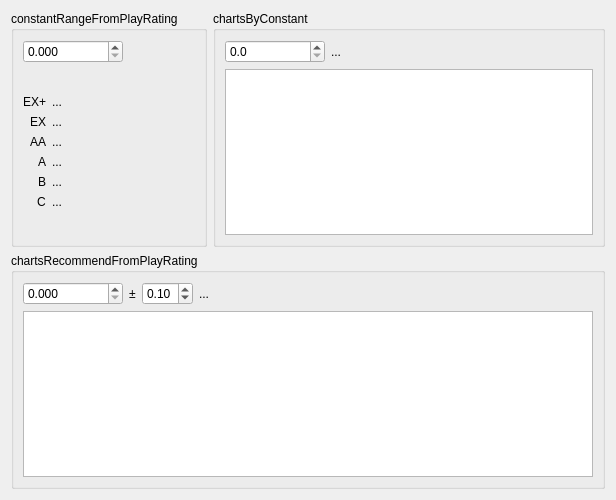
<?xml version="1.0" encoding="UTF-8"?>
<ui version="4.0">
 <class>TabTools_ChartRecommend</class>
 <widget class="QWidget" name="TabTools_ChartRecommend">
  <property name="geometry">
   <rect>
    <x>0</x>
    <y>0</y>
    <width>616</width>
    <height>500</height>
   </rect>
  </property>
  <property name="windowTitle">
   <string notr="true">TabTools_ChartRecommend</string>
  </property>
  <layout class="QGridLayout" name="gridLayout">
   <item row="0" column="1">
    <widget class="QGroupBox" name="groupBox_2">
     <property name="title">
      <string>chartsByConstant</string>
     </property>
     <layout class="QVBoxLayout" name="verticalLayout_3">
      <item>
       <layout class="QHBoxLayout" name="horizontalLayout_3">
        <item>
         <widget class="QDoubleSpinBox" name="chartsByConstant_constantSpinBox">
          <property name="minimumSize">
           <size>
            <width>100</width>
            <height>0</height>
           </size>
          </property>
          <property name="maximumSize">
           <size>
            <width>100</width>
            <height>16777215</height>
           </size>
          </property>
          <property name="decimals">
           <number>1</number>
          </property>
          <property name="maximum">
           <double>100.000000000000000</double>
          </property>
          <property name="singleStep">
           <double>0.100000000000000</double>
          </property>
         </widget>
        </item>
        <item>
         <widget class="QLabel" name="chartsByConstant_numLabel">
          <property name="sizePolicy">
           <sizepolicy hsizetype="Expanding" vsizetype="Preferred">
            <horstretch>0</horstretch>
            <verstretch>0</verstretch>
           </sizepolicy>
          </property>
          <property name="text">
           <string notr="true">...</string>
          </property>
         </widget>
        </item>
       </layout>
      </item>
      <item>
       <widget class="QListView" name="chartsByConstant_modelView">
        <property name="sizePolicy">
         <sizepolicy hsizetype="Preferred" vsizetype="Expanding">
          <horstretch>0</horstretch>
          <verstretch>0</verstretch>
         </sizepolicy>
        </property>
        <property name="minimumSize">
         <size>
          <width>150</width>
          <height>0</height>
         </size>
        </property>
        <property name="editTriggers">
         <set>QAbstractItemView::NoEditTriggers</set>
        </property>
        <property name="selectionMode">
         <enum>QAbstractItemView::NoSelection</enum>
        </property>
        <property name="selectionBehavior">
         <enum>QAbstractItemView::SelectRows</enum>
        </property>
        <property name="verticalScrollMode">
         <enum>QAbstractItemView::ScrollPerPixel</enum>
        </property>
        <property name="horizontalScrollMode">
         <enum>QAbstractItemView::ScrollPerPixel</enum>
        </property>
       </widget>
      </item>
     </layout>
    </widget>
   </item>
   <item row="0" column="0">
    <widget class="QGroupBox" name="groupBox">
     <property name="title">
      <string>constantRangeFromPlayRating</string>
     </property>
     <layout class="QVBoxLayout" name="verticalLayout_2">
      <item>
       <widget class="QDoubleSpinBox" name="rangeFromPlayRating_playRatingSpinBox">
        <property name="minimumSize">
         <size>
          <width>100</width>
          <height>0</height>
         </size>
        </property>
        <property name="maximumSize">
         <size>
          <width>100</width>
          <height>16777215</height>
         </size>
        </property>
        <property name="decimals">
         <number>3</number>
        </property>
        <property name="maximum">
         <double>100.000000000000000</double>
        </property>
        <property name="singleStep">
         <double>0.100000000000000</double>
        </property>
       </widget>
      </item>
      <item>
       <layout class="QFormLayout" name="formLayout">
        <property name="labelAlignment">
         <set>Qt::AlignRight|Qt::AlignTrailing|Qt::AlignVCenter</set>
        </property>
        <property name="formAlignment">
         <set>Qt::AlignLeading|Qt::AlignLeft|Qt::AlignVCenter</set>
        </property>
        <item row="0" column="0">
         <widget class="QLabel" name="label">
          <property name="text">
           <string notr="true">EX+</string>
          </property>
          <property name="alignment">
           <set>Qt::AlignBottom|Qt::AlignLeading|Qt::AlignLeft</set>
          </property>
         </widget>
        </item>
        <item row="0" column="1">
         <widget class="QLabel" name="rangeFromPlayRating_ExPlusLabel">
          <property name="text">
           <string notr="true">...</string>
          </property>
          <property name="alignment">
           <set>Qt::AlignLeading|Qt::AlignLeft|Qt::AlignTop</set>
          </property>
         </widget>
        </item>
        <item row="1" column="0">
         <widget class="QLabel" name="label_2">
          <property name="text">
           <string notr="true">EX</string>
          </property>
          <property name="alignment">
           <set>Qt::AlignBottom|Qt::AlignLeading|Qt::AlignLeft</set>
          </property>
         </widget>
        </item>
        <item row="1" column="1">
         <widget class="QLabel" name="rangeFromPlayRating_ExLabel">
          <property name="text">
           <string notr="true">...</string>
          </property>
          <property name="alignment">
           <set>Qt::AlignLeading|Qt::AlignLeft|Qt::AlignTop</set>
          </property>
         </widget>
        </item>
        <item row="2" column="0">
         <widget class="QLabel" name="label_3">
          <property name="text">
           <string notr="true">AA</string>
          </property>
          <property name="alignment">
           <set>Qt::AlignBottom|Qt::AlignLeading|Qt::AlignLeft</set>
          </property>
         </widget>
        </item>
        <item row="2" column="1">
         <widget class="QLabel" name="rangeFromPlayRating_AaLabel">
          <property name="text">
           <string notr="true">...</string>
          </property>
          <property name="alignment">
           <set>Qt::AlignLeading|Qt::AlignLeft|Qt::AlignTop</set>
          </property>
         </widget>
        </item>
        <item row="3" column="0">
         <widget class="QLabel" name="label_5">
          <property name="text">
           <string notr="true">A</string>
          </property>
         </widget>
        </item>
        <item row="3" column="1">
         <widget class="QLabel" name="rangeFromPlayRating_ALabel">
          <property name="text">
           <string notr="true">...</string>
          </property>
         </widget>
        </item>
        <item row="4" column="0">
         <widget class="QLabel" name="label_8">
          <property name="text">
           <string notr="true">B</string>
          </property>
         </widget>
        </item>
        <item row="4" column="1">
         <widget class="QLabel" name="rangeFromPlayRating_BLabel">
          <property name="text">
           <string notr="true">...</string>
          </property>
         </widget>
        </item>
        <item row="5" column="0">
         <widget class="QLabel" name="label_10">
          <property name="text">
           <string notr="true">C</string>
          </property>
         </widget>
        </item>
        <item row="5" column="1">
         <widget class="QLabel" name="rangeFromPlayRating_CLabel">
          <property name="text">
           <string notr="true">...</string>
          </property>
         </widget>
        </item>
       </layout>
      </item>
     </layout>
    </widget>
   </item>
   <item row="1" column="0" colspan="2">
    <widget class="QGroupBox" name="groupBox_3">
     <property name="title">
      <string>chartsRecommendFromPlayRating</string>
     </property>
     <layout class="QVBoxLayout" name="verticalLayout_4">
      <item>
       <layout class="QHBoxLayout" name="horizontalLayout_2">
        <item>
         <widget class="QDoubleSpinBox" name="chartsRecommendFromPlayRating_playRatingSpinBox">
          <property name="minimumSize">
           <size>
            <width>100</width>
            <height>0</height>
           </size>
          </property>
          <property name="maximumSize">
           <size>
            <width>100</width>
            <height>16777215</height>
           </size>
          </property>
          <property name="decimals">
           <number>3</number>
          </property>
          <property name="maximum">
           <double>100.000000000000000</double>
          </property>
          <property name="singleStep">
           <double>0.100000000000000</double>
          </property>
         </widget>
        </item>
        <item>
         <widget class="QLabel" name="label_4">
          <property name="text">
           <string notr="true">±</string>
          </property>
         </widget>
        </item>
        <item>
         <widget class="QDoubleSpinBox" name="chartsRecommendFromPlayRating_boundsSpinBox">
          <property name="maximum">
           <double>2.000000000000000</double>
          </property>
          <property name="singleStep">
           <double>0.010000000000000</double>
          </property>
          <property name="value">
           <double>0.100000000000000</double>
          </property>
         </widget>
        </item>
        <item>
         <widget class="QLabel" name="chartsRecommendFromPlayRating_numLabel">
          <property name="sizePolicy">
           <sizepolicy hsizetype="Expanding" vsizetype="Preferred">
            <horstretch>0</horstretch>
            <verstretch>0</verstretch>
           </sizepolicy>
          </property>
          <property name="text">
           <string notr="true">...</string>
          </property>
         </widget>
        </item>
       </layout>
      </item>
      <item>
       <widget class="QTableView" name="chartsRecommendFromPlayRating_modelView">
        <property name="sizePolicy">
         <sizepolicy hsizetype="Expanding" vsizetype="Expanding">
          <horstretch>0</horstretch>
          <verstretch>0</verstretch>
         </sizepolicy>
        </property>
        <property name="minimumSize">
         <size>
          <width>200</width>
          <height>0</height>
         </size>
        </property>
        <property name="editTriggers">
         <set>QAbstractItemView::NoEditTriggers</set>
        </property>
        <property name="selectionMode">
         <enum>QAbstractItemView::NoSelection</enum>
        </property>
        <property name="selectionBehavior">
         <enum>QAbstractItemView::SelectRows</enum>
        </property>
        <property name="verticalScrollMode">
         <enum>QAbstractItemView::ScrollPerPixel</enum>
        </property>
        <property name="horizontalScrollMode">
         <enum>QAbstractItemView::ScrollPerPixel</enum>
        </property>
       </widget>
      </item>
     </layout>
    </widget>
   </item>
  </layout>
 </widget>
 <resources/>
 <connections/>
</ui>
